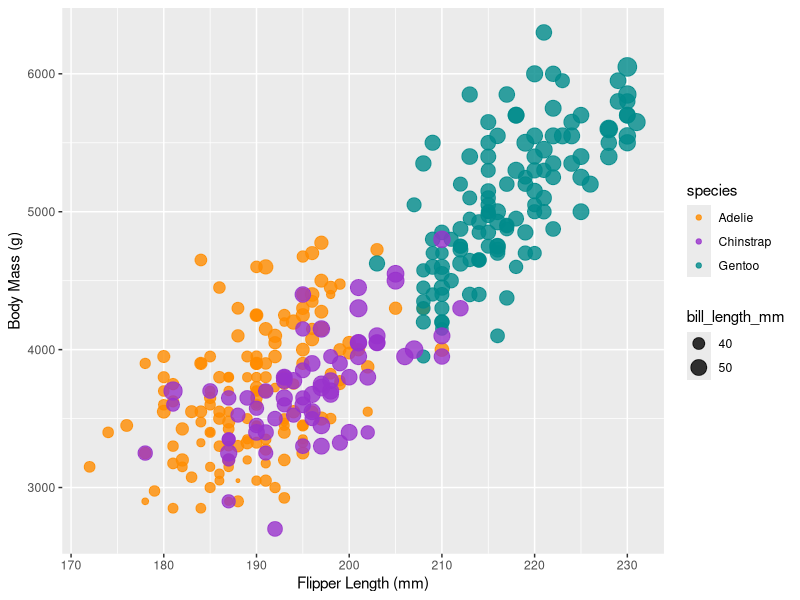

Reproduce this figure in R.
## ---- chunk 1
library(palmerpenguins)
library(tidyverse)


penguins 
## ---- chunk 2

penguins %>% 
  ggplot(aes(x = flipper_length_mm, y = body_mass_g)) +
  geom_point(aes(color = species, size=bill_length_mm), alpha=0.8) +
  scale_color_manual(values = c("darkorange","darkorchid","cyan4")) +
  labs(
    x="Flipper Length (mm)",
    y="Body Mass (g)"
  )
